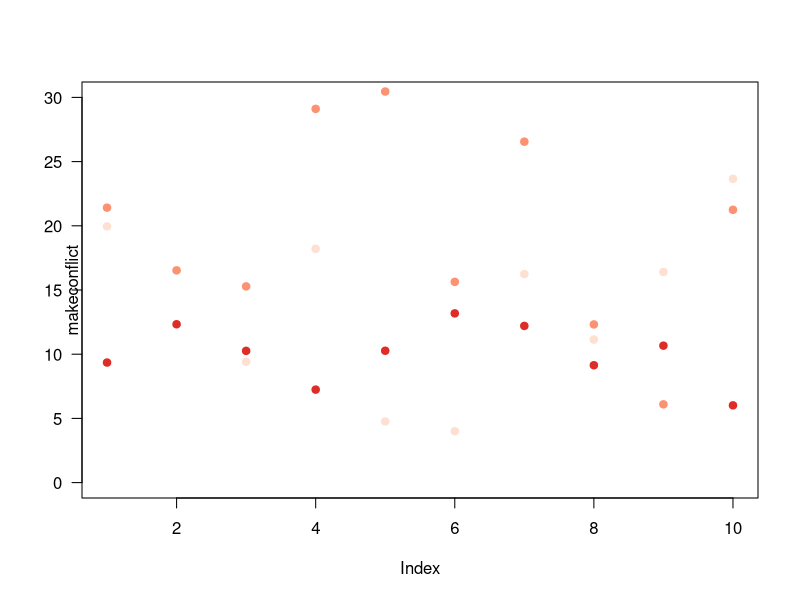

The R script that drew this image:
############################
# CreateData.r
# Project: GitHubTestProject.Rproj

# File description: A file that creates a small data set and calculates some statistics

# Created: January 4, 2016
# R Version: 3.2.0
# GitHub: Yes
# Author: A Putt
############################

# Make some data
fishes <- data.frame(index = 1:10, redfish = rnorm(10,20,5), bluefish = rnorm(10,10,3), greenfish = rnorm(10,10,10))

# Plot the data
plot(fishes$index,fishes$bluefish,col="#de2d26",pch=19,xlab="",ylab="",ylim=c(0,30),las=1)
points(fishes$index,fishes$redfish,col="#fc9272",pch=19)
points(fishes$index,fishes$greenfish,col="#fee0d2",pch=19)
mtext(side=1,text="Index",line=3)
mtext(side=2,text="makeconflict")
